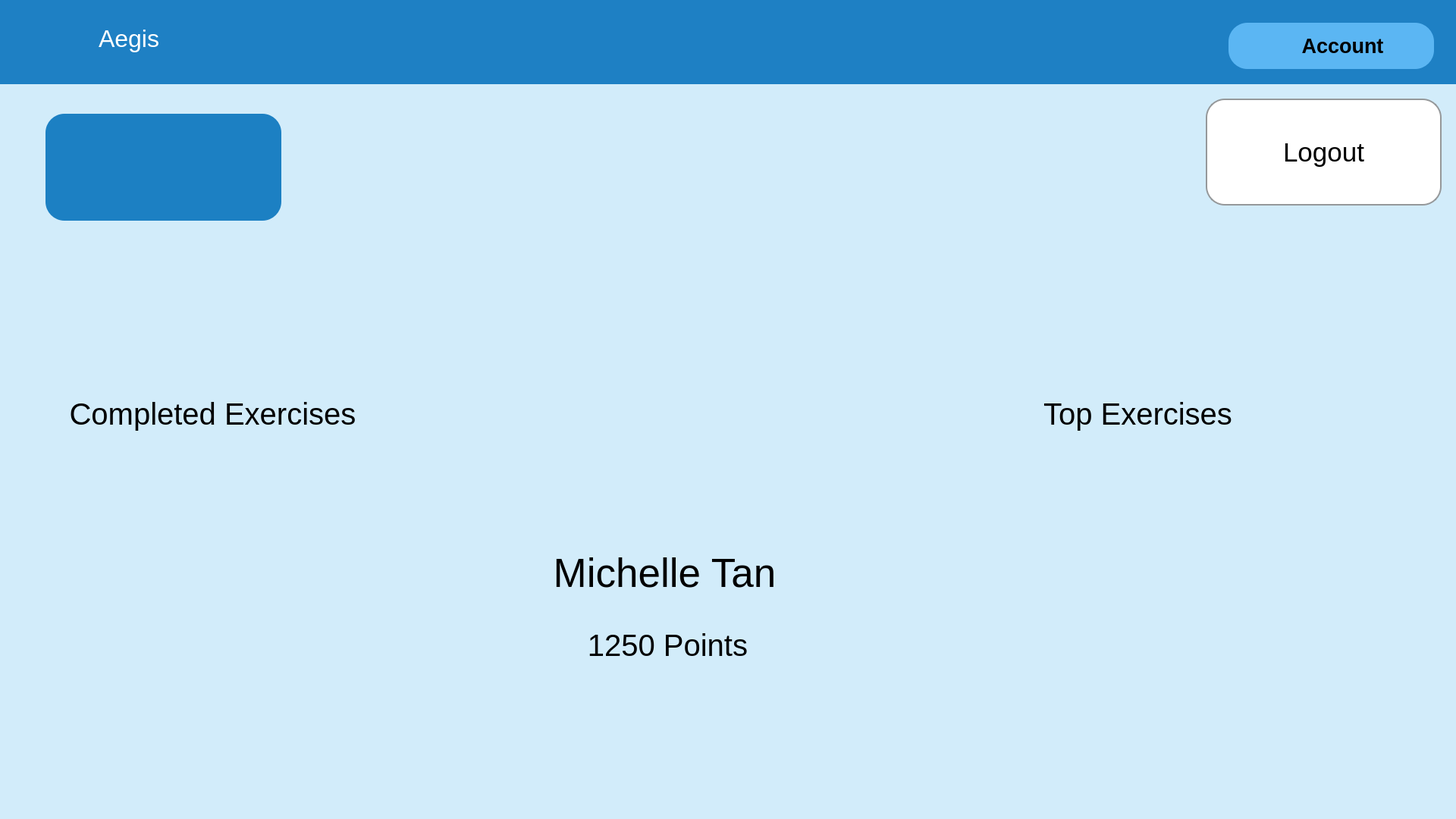
<?xml version="1.0" encoding="UTF-8"?>
<ui version="4.0">
 <class>accountswindow</class>
 <widget class="QMainWindow" name="accountswindow">
  <property name="geometry">
   <rect>
    <x>0</x>
    <y>0</y>
    <width>1920</width>
    <height>1080</height>
   </rect>
  </property>
  <property name="font">
   <font>
    <weight>75</weight>
    <bold>true</bold>
   </font>
  </property>
  <property name="contextMenuPolicy">
   <enum>Qt::NoContextMenu</enum>
  </property>
  <property name="windowTitle">
   <string>RoutineSelectWindow</string>
  </property>
  <property name="layoutDirection">
   <enum>Qt::LeftToRight</enum>
  </property>
  <property name="autoFillBackground">
   <bool>false</bool>
  </property>
  <property name="styleSheet">
   <string notr="true">background-color: #D2ECFA;border: none</string>
  </property>
  <property name="toolButtonStyle">
   <enum>Qt::ToolButtonTextUnderIcon</enum>
  </property>
  <widget class="QWidget" name="centralWidget">
   <widget class="QFrame" name="frame_2">
    <property name="geometry">
     <rect>
      <x>0</x>
      <y>0</y>
      <width>1921</width>
      <height>111</height>
     </rect>
    </property>
    <property name="styleSheet">
     <string notr="true">background-color: #1E80C4</string>
    </property>
    <property name="frameShape">
     <enum>QFrame::StyledPanel</enum>
    </property>
    <property name="frameShadow">
     <enum>QFrame::Raised</enum>
    </property>
    <widget class="QLabel" name="Aegis">
     <property name="geometry">
      <rect>
       <x>130</x>
       <y>20</y>
       <width>151</width>
       <height>61</height>
      </rect>
     </property>
     <property name="font">
      <font>
       <pointsize>24</pointsize>
      </font>
     </property>
     <property name="focusPolicy">
      <enum>Qt::NoFocus</enum>
     </property>
     <property name="styleSheet">
      <string notr="true">color: #ffffff</string>
     </property>
     <property name="text">
      <string>Aegis</string>
     </property>
    </widget>
    <widget class="QLabel" name="ExercisePageLabel_Icon">
     <property name="geometry">
      <rect>
       <x>1650</x>
       <y>40</y>
       <width>31</width>
       <height>41</height>
      </rect>
     </property>
     <property name="styleSheet">
      <string notr="true">background:transparent</string>
     </property>
     <property name="text">
      <string/>
     </property>
     <property name="pixmap">
      <pixmap>noun_Warmup.png</pixmap>
     </property>
     <property name="scaledContents">
      <bool>true</bool>
     </property>
    </widget>
    <widget class="QLabel" name="ExercisePageLabel_BG">
     <property name="geometry">
      <rect>
       <x>1620</x>
       <y>30</y>
       <width>271</width>
       <height>61</height>
      </rect>
     </property>
     <property name="sizePolicy">
      <sizepolicy hsizetype="Minimum" vsizetype="Fixed">
       <horstretch>0</horstretch>
       <verstretch>0</verstretch>
      </sizepolicy>
     </property>
     <property name="palette">
      <palette>
       <active>
        <colorrole role="Button">
         <brush brushstyle="SolidPattern">
          <color alpha="255">
           <red>91</red>
           <green>182</green>
           <blue>243</blue>
          </color>
         </brush>
        </colorrole>
        <colorrole role="Base">
         <brush brushstyle="SolidPattern">
          <color alpha="255">
           <red>91</red>
           <green>182</green>
           <blue>243</blue>
          </color>
         </brush>
        </colorrole>
        <colorrole role="Window">
         <brush brushstyle="SolidPattern">
          <color alpha="255">
           <red>91</red>
           <green>182</green>
           <blue>243</blue>
          </color>
         </brush>
        </colorrole>
       </active>
       <inactive>
        <colorrole role="Button">
         <brush brushstyle="SolidPattern">
          <color alpha="255">
           <red>91</red>
           <green>182</green>
           <blue>243</blue>
          </color>
         </brush>
        </colorrole>
        <colorrole role="Base">
         <brush brushstyle="SolidPattern">
          <color alpha="255">
           <red>91</red>
           <green>182</green>
           <blue>243</blue>
          </color>
         </brush>
        </colorrole>
        <colorrole role="Window">
         <brush brushstyle="SolidPattern">
          <color alpha="255">
           <red>91</red>
           <green>182</green>
           <blue>243</blue>
          </color>
         </brush>
        </colorrole>
       </inactive>
       <disabled>
        <colorrole role="Button">
         <brush brushstyle="SolidPattern">
          <color alpha="255">
           <red>91</red>
           <green>182</green>
           <blue>243</blue>
          </color>
         </brush>
        </colorrole>
        <colorrole role="Base">
         <brush brushstyle="SolidPattern">
          <color alpha="255">
           <red>91</red>
           <green>182</green>
           <blue>243</blue>
          </color>
         </brush>
        </colorrole>
        <colorrole role="Window">
         <brush brushstyle="SolidPattern">
          <color alpha="255">
           <red>91</red>
           <green>182</green>
           <blue>243</blue>
          </color>
         </brush>
        </colorrole>
       </disabled>
      </palette>
     </property>
     <property name="font">
      <font>
       <pointsize>20</pointsize>
      </font>
     </property>
     <property name="layoutDirection">
      <enum>Qt::LeftToRight</enum>
     </property>
     <property name="autoFillBackground">
      <bool>false</bool>
     </property>
     <property name="styleSheet">
      <string notr="true">background-color: #5BB6F3; border-radius: 25px;</string>
     </property>
     <property name="text">
      <string/>
     </property>
     <property name="alignment">
      <set>Qt::AlignCenter</set>
     </property>
    </widget>
    <widget class="QLabel" name="ExercisePageLabel_Words">
     <property name="geometry">
      <rect>
       <x>1650</x>
       <y>40</y>
       <width>241</width>
       <height>40</height>
      </rect>
     </property>
     <property name="sizePolicy">
      <sizepolicy hsizetype="Minimum" vsizetype="Fixed">
       <horstretch>0</horstretch>
       <verstretch>0</verstretch>
      </sizepolicy>
     </property>
     <property name="palette">
      <palette>
       <active>
        <colorrole role="Button">
         <brush brushstyle="SolidPattern">
          <color alpha="0">
           <red>0</red>
           <green>0</green>
           <blue>0</blue>
          </color>
         </brush>
        </colorrole>
        <colorrole role="Base">
         <brush brushstyle="SolidPattern">
          <color alpha="0">
           <red>0</red>
           <green>0</green>
           <blue>0</blue>
          </color>
         </brush>
        </colorrole>
        <colorrole role="Window">
         <brush brushstyle="SolidPattern">
          <color alpha="0">
           <red>0</red>
           <green>0</green>
           <blue>0</blue>
          </color>
         </brush>
        </colorrole>
       </active>
       <inactive>
        <colorrole role="Button">
         <brush brushstyle="SolidPattern">
          <color alpha="0">
           <red>0</red>
           <green>0</green>
           <blue>0</blue>
          </color>
         </brush>
        </colorrole>
        <colorrole role="Base">
         <brush brushstyle="SolidPattern">
          <color alpha="0">
           <red>0</red>
           <green>0</green>
           <blue>0</blue>
          </color>
         </brush>
        </colorrole>
        <colorrole role="Window">
         <brush brushstyle="SolidPattern">
          <color alpha="0">
           <red>0</red>
           <green>0</green>
           <blue>0</blue>
          </color>
         </brush>
        </colorrole>
       </inactive>
       <disabled>
        <colorrole role="Button">
         <brush brushstyle="SolidPattern">
          <color alpha="0">
           <red>0</red>
           <green>0</green>
           <blue>0</blue>
          </color>
         </brush>
        </colorrole>
        <colorrole role="Base">
         <brush brushstyle="SolidPattern">
          <color alpha="0">
           <red>0</red>
           <green>0</green>
           <blue>0</blue>
          </color>
         </brush>
        </colorrole>
        <colorrole role="Window">
         <brush brushstyle="SolidPattern">
          <color alpha="0">
           <red>0</red>
           <green>0</green>
           <blue>0</blue>
          </color>
         </brush>
        </colorrole>
       </disabled>
      </palette>
     </property>
     <property name="font">
      <font>
       <pointsize>20</pointsize>
       <weight>75</weight>
       <bold>true</bold>
      </font>
     </property>
     <property name="layoutDirection">
      <enum>Qt::LeftToRight</enum>
     </property>
     <property name="autoFillBackground">
      <bool>false</bool>
     </property>
     <property name="styleSheet">
      <string notr="true">background:transparent</string>
     </property>
     <property name="text">
      <string>Account</string>
     </property>
     <property name="alignment">
      <set>Qt::AlignCenter</set>
     </property>
    </widget>
    <widget class="QLabel" name="label">
     <property name="geometry">
      <rect>
       <x>40</x>
       <y>10</y>
       <width>71</width>
       <height>81</height>
      </rect>
     </property>
     <property name="text">
      <string/>
     </property>
     <property name="pixmap">
      <pixmap>project_aegis_launcher.png</pixmap>
     </property>
     <property name="scaledContents">
      <bool>true</bool>
     </property>
    </widget>
    <zorder>ExercisePageLabel_BG</zorder>
    <zorder>Aegis</zorder>
    <zorder>ExercisePageLabel_Icon</zorder>
    <zorder>ExercisePageLabel_Words</zorder>
    <zorder>label</zorder>
   </widget>
   <widget class="QLabel" name="BackButton_Icon">
    <property name="geometry">
     <rect>
      <x>170</x>
      <y>180</y>
      <width>81</width>
      <height>81</height>
     </rect>
    </property>
    <property name="layoutDirection">
     <enum>Qt::LeftToRight</enum>
    </property>
    <property name="styleSheet">
     <string notr="true">background: transparent</string>
    </property>
    <property name="text">
     <string/>
    </property>
    <property name="pixmap">
     <pixmap>Home - Copy.png</pixmap>
    </property>
    <property name="scaledContents">
     <bool>true</bool>
    </property>
   </widget>
   <widget class="QPushButton" name="btnHome">
    <property name="geometry">
     <rect>
      <x>60</x>
      <y>150</y>
      <width>311</width>
      <height>141</height>
     </rect>
    </property>
    <property name="styleSheet">
     <string notr="true">background: #1C80C3; border-radius:25px;</string>
    </property>
    <property name="text">
     <string/>
    </property>
   </widget>
   <widget class="QLabel" name="label_3">
    <property name="geometry">
     <rect>
      <x>20</x>
      <y>130</y>
      <width>481</width>
      <height>221</height>
     </rect>
    </property>
    <property name="text">
     <string/>
    </property>
   </widget>
   <widget class="QPushButton" name="btnLogout">
    <property name="geometry">
     <rect>
      <x>1590</x>
      <y>130</y>
      <width>311</width>
      <height>141</height>
     </rect>
    </property>
    <property name="font">
     <font>
      <pointsize>26</pointsize>
     </font>
    </property>
    <property name="styleSheet">
     <string notr="true">background:#fff; border-radius:25px; border-color:#95989A; border-style: solid; border-width:2px;</string>
    </property>
    <property name="text">
     <string>Logout</string>
    </property>
   </widget>
   <widget class="QLabel" name="label_2">
    <property name="geometry">
     <rect>
      <x>50</x>
      <y>610</y>
      <width>471</width>
      <height>471</height>
     </rect>
    </property>
    <property name="text">
     <string/>
    </property>
    <property name="pixmap">
     <pixmap resource="accountswindow.qrc">:/new/prefix1/HDSP Chart.png</pixmap>
    </property>
   </widget>
   <widget class="QLabel" name="label_4">
    <property name="geometry">
     <rect>
      <x>50</x>
      <y>520</y>
      <width>461</width>
      <height>51</height>
     </rect>
    </property>
    <property name="font">
     <font>
      <pointsize>30</pointsize>
     </font>
    </property>
    <property name="text">
     <string>Completed Exercises</string>
    </property>
    <property name="alignment">
     <set>Qt::AlignCenter</set>
    </property>
   </widget>
   <widget class="QLabel" name="label_5">
    <property name="geometry">
     <rect>
      <x>1140</x>
      <y>580</y>
      <width>721</width>
      <height>471</height>
     </rect>
    </property>
    <property name="text">
     <string/>
    </property>
    <property name="pixmap">
     <pixmap resource="strengthcompletewindow.qrc">:/new/prefix1/chart.png</pixmap>
    </property>
    <property name="scaledContents">
     <bool>true</bool>
    </property>
   </widget>
   <widget class="QLabel" name="label_6">
    <property name="geometry">
     <rect>
      <x>1130</x>
      <y>520</y>
      <width>741</width>
      <height>51</height>
     </rect>
    </property>
    <property name="font">
     <font>
      <pointsize>30</pointsize>
     </font>
    </property>
    <property name="text">
     <string>Top Exercises</string>
    </property>
    <property name="alignment">
     <set>Qt::AlignCenter</set>
    </property>
   </widget>
   <widget class="QLabel" name="label_7">
    <property name="geometry">
     <rect>
      <x>640</x>
      <y>160</y>
      <width>471</width>
      <height>471</height>
     </rect>
    </property>
    <property name="text">
     <string/>
    </property>
    <property name="pixmap">
     <pixmap resource="strengthcompletewindow.qrc">:/new/prefix1/person.png</pixmap>
    </property>
    <property name="scaledContents">
     <bool>true</bool>
    </property>
   </widget>
   <widget class="QLabel" name="label_8">
    <property name="geometry">
     <rect>
      <x>636</x>
      <y>710</y>
      <width>481</width>
      <height>91</height>
     </rect>
    </property>
    <property name="font">
     <font>
      <pointsize>40</pointsize>
     </font>
    </property>
    <property name="text">
     <string>Michelle Tan</string>
    </property>
    <property name="alignment">
     <set>Qt::AlignCenter</set>
    </property>
   </widget>
   <widget class="QLabel" name="lblPoints">
    <property name="geometry">
     <rect>
      <x>640</x>
      <y>830</y>
      <width>481</width>
      <height>41</height>
     </rect>
    </property>
    <property name="font">
     <font>
      <pointsize>30</pointsize>
     </font>
    </property>
    <property name="text">
     <string>1250 Points</string>
    </property>
    <property name="alignment">
     <set>Qt::AlignCenter</set>
    </property>
   </widget>
   <zorder>label_3</zorder>
   <zorder>btnHome</zorder>
   <zorder>frame_2</zorder>
   <zorder>BackButton_Icon</zorder>
   <zorder>btnLogout</zorder>
   <zorder>label_2</zorder>
   <zorder>label_4</zorder>
   <zorder>label_5</zorder>
   <zorder>label_6</zorder>
   <zorder>label_7</zorder>
   <zorder>label_8</zorder>
   <zorder>lblPoints</zorder>
  </widget>
 </widget>
 <layoutdefault spacing="6" margin="11"/>
 <resources>
  <include location="strengthcompletewindow.qrc"/>
  <include location="accountswindow.qrc"/>
  <include location="strengthcompletewindow.qrc"/>
  <include location="accountswindow.qrc"/>
  <include location="strengthcompletewindow.qrc"/>
  <include location="accountswindow.qrc"/>
 </resources>
 <connections/>
</ui>
